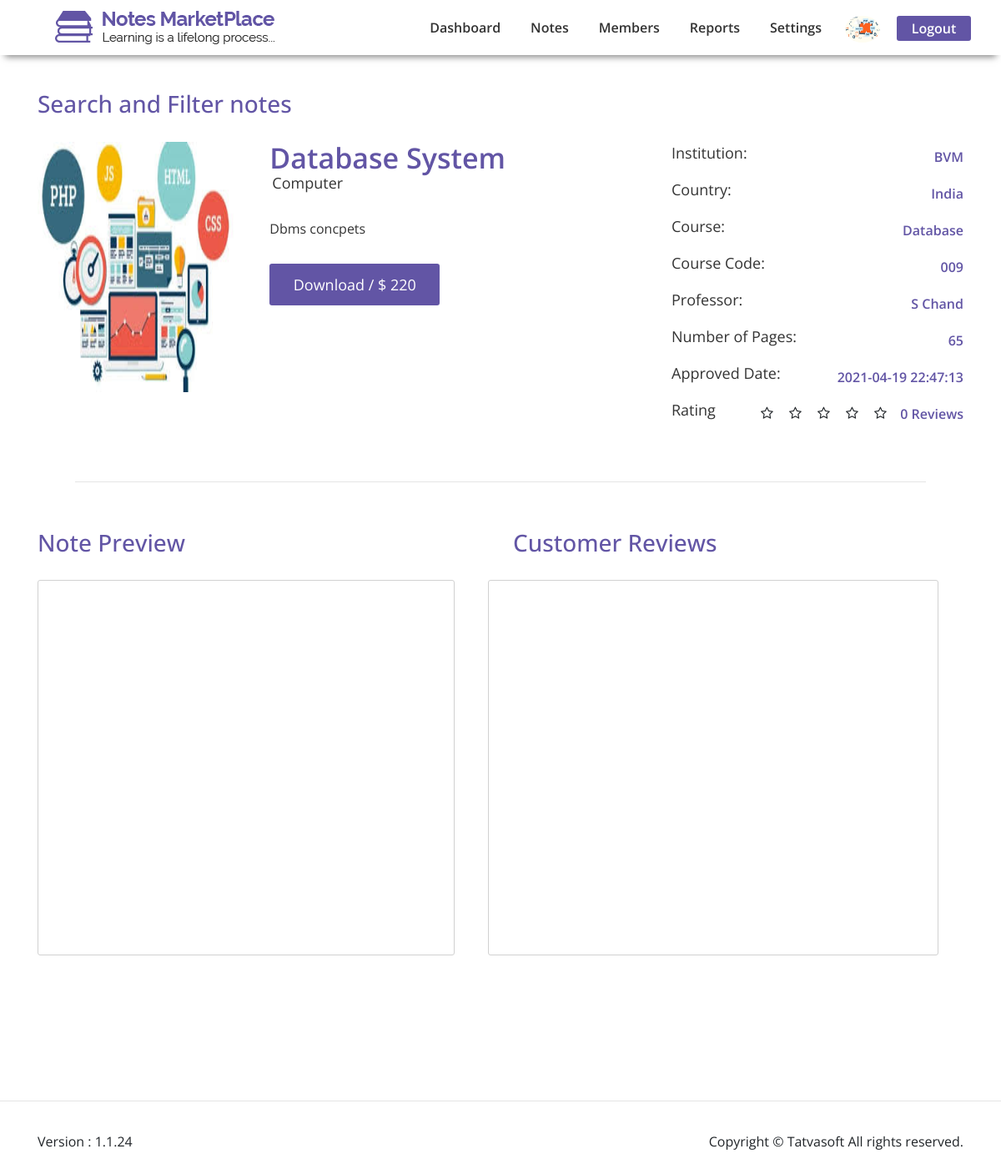
Screenshot of /Admin/note-details.php?id=4 (signed in) with the database file from the repository.
### tables this page shows
CREATE TABLE `user_profile` (
  `id` int(11) NOT NULL,
  `user_id` int(11) NOT NULL,
  `DOB` datetime DEFAULT NULL,
  `Gender` int(11) DEFAULT NULL,
  `SecondaryEmailAddress` varchar(100) NOT NULL,
  `CountryCode` varchar(5) NOT NULL,
  `Phone_number` varchar(20) NOT NULL,
  `Profile_picture` varchar(500) DEFAULT NULL,
  `Addressline_1` varchar(100) NOT NULL,
  `Addressline_2` varchar(100) NOT NULL,
  `City` varchar(50) NOT NULL,
  `State` varchar(50) NOT NULL,
  `Zipcode` varchar(50) NOT NULL,
  `Country` varchar(50) NOT NULL,
  `University` varchar(100) DEFAULT NULL,
  `College` varchar(100) DEFAULT NULL,
  `CreatedDate` datetime DEFAULT NULL,
  `CreatedBy` int(11) DEFAULT NULL,
  `ModifiedDate` datetime DEFAULT NULL,
  `ModifiedBy` int(11) DEFAULT NULL,
  `IsActive` bit(2) NOT NULL DEFAULT b'1'
);

CREATE TABLE `seller_notes` (
  `id` int(11) NOT NULL,
  `seller_id` int(11) NOT NULL,
  `status` int(11) NOT NULL,
  `ActionedBy` int(11) DEFAULT NULL,
  `AdminRemarks` varchar(500) DEFAULT NULL,
  `Published_date` datetime DEFAULT NULL,
  `Title` varchar(100) NOT NULL,
  `Category` int(11) NOT NULL,
  `Display_picture` varchar(500) DEFAULT NULL,
  `Note_type` int(11) DEFAULT NULL,
  `Number_of_pages` int(11) DEFAULT NULL,
  `Description` varchar(500) NOT NULL,
  `University_name` varchar(200) DEFAULT NULL,
  `Country` int(11) DEFAULT NULL,
  `Course` varchar(100) DEFAULT NULL,
  `Course_code` varchar(100) DEFAULT NULL,
  `Professor` varchar(100) DEFAULT NULL,
  `IsPaid` int(11) NOT NULL,
  `Selling_price` decimal(10,0) DEFAULT NULL,
  `NotesPreview` varchar(500) DEFAULT NULL,
  `CreatedDate` datetime DEFAULT NULL,
  `CreatedBy` int(11) DEFAULT NULL,
  `ModifiedDate` datetime DEFAULT NULL,
  `ModifiedBy` int(11) DEFAULT NULL,
  `IsActive` bit(2) NOT NULL DEFAULT b'1'
);

CREATE TABLE `notecategories` (
  `id` int(11) NOT NULL,
  `Name` varchar(100) NOT NULL,
  `Description` varchar(500) NOT NULL,
  `CreatedDate` datetime DEFAULT NULL,
  `CreatedBy` int(11) DEFAULT NULL,
  `ModifiedDate` datetime DEFAULT NULL,
  `ModifiedBy` int(11) DEFAULT NULL,
  `IsActive` bit(2) NOT NULL DEFAULT b'1'
);

CREATE TABLE `countries` (
  `id` int(11) NOT NULL,
  `Name` varchar(100) NOT NULL,
  `Country_code` varchar(100) NOT NULL,
  `CreatedDate` datetime DEFAULT NULL,
  `CreatedBy` int(11) DEFAULT NULL,
  `ModifiedDate` datetime DEFAULT NULL,
  `ModifiedBy` int(11) DEFAULT NULL,
  `IsActive` bit(2) NOT NULL DEFAULT b'1'
);

CREATE TABLE `seller_notes_attachments` (
  `id` int(11) NOT NULL,
  `note_id` int(11) NOT NULL,
  `File_name` varchar(100) NOT NULL,
  `File_path` varchar(500) NOT NULL,
  `CreatedDate` datetime DEFAULT NULL,
  `CreatedBy` int(11) DEFAULT NULL,
  `ModifiedDate` datetime DEFAULT NULL,
  `ModifiedBy` int(11) DEFAULT NULL,
  `IsActive` bit(2) NOT NULL DEFAULT b'1'
);

### Admin/note-details.php (the view, shortened to what this page needs)
<?php
include '../includes/functions.php';
$noteId = $_REQUEST['id'];
 $sql = mysqli_query($conn,"select * from `seller_notes` where `id` = '$noteId'");
 if(mysqli_num_rows($sql)>0){
     while($row=mysqli_fetch_array($sql)){
         $title = $row['Title'];
         $catId = $row['Category'];
         $desc = $row['Description'];
         $price = $row['Selling_price'];
         $noteImage = $row['Display_picture'];
         $institute =$row['University_name'];
         $countryId = $row['Country'];
         $course = $row['Course'];
         $code= $row['Course_code'];
         $professor=$row['Professor'];
         $pages = $row['Number_of_pages'];
         $date = $row['Published_date'];
     }
     $selectCat = mysqli_query($conn,"select * from `notecategories` where `id` = '$catId' ");
     while($row1=mysqli_fetch_array($selectCat)){
         $category = $row1['Name'];
     }
     $selectCountry = mysqli_query($conn,"select * from `countries` where `id` = '$countryId'");
     while($row2=mysqli_fetch_array($selectCountry)){
        $country = $row2['Name'];
    }
    $notePreview = mysqli_query($conn,"select * from `seller_notes_attachments` where `note_id` = '$noteId' ");
    while($row3=mysqli_fetch_array($notePreview)){
        $pdf = $row3['File_path'];
    }
 }
?>
<?php include 'header.php';?>
<body class="note-details-page dashboard ndp">
<div class="heading-first">
		<div class="container">
			<h3>Search and Filter notes</h3>
		</div>
	</div>
	<section class="note-details">
		<div class="container">
			<div class="row">
				<div class="col-lg-8 col-md-12">
					<div class="row">
						<div class="col-md-4">
							<img src="../<?php echo $noteImage; ?>" alt="">
						</div>
						<div class="col-md-8 padding-0">
							<h3 class="book-name"><?php echo $title; ?></h3>
							<sub class="book-cat"><?php echo $category; ?></sub>
							<p class="book-desc"><?php echo $desc; ?> </p>
 							<?php
								if(isset($_SESSION['userIdentifier'])){
									if($price > 0){
									echo '<button type="submit" class="btn book-download-btn" data-toggle="modal" data-target="#exampleModalConfirm" name="submit">Download / $ '.$price.' </button>';
									}
									else{
										echo '<button type="submit" class="btn book-download-btn" name="freeNote" id="freeNote">Download / $ '.$price.' </button>';
									}
								}
								else{
									echo '<form action="" method="POST">';
									echo '<input type="hidden" name="referURL" value="'.$_SERVER['REQUEST_URI'].'">';
									echo '<button type="submit" class="btn book-download-btn" data-target="#exampleModalLong" name="submit">Download / $ '.$price.' </button>';
								}
							?>
						</div>
					</div>
				</div>
				<div class="col-lg-4 col-md-12 col-12">
					<div class="row">
						<div class="col-md-4"><label for="" class="static-label">Institution:</label></div>
						<div class="col-md-8 text-right"><label for="" class="text-right dynamic-label"><?php echo $institute; ?></label></div>
					</div>
					<div class="row">
						<div class="col-md-4"><label for="" class="static-label">Country:</label></div>
						<div class="col-md-8 text-right"><label for="" class="text-right dynamic-label"><?php echo $country; ?></label></div>
					</div>
					<div class="row">
						<div class="col-md-4"><label for="" class="static-label">Course:</label></div>
						<div class="col-md-8 text-right"><label for="" class="text-right dynamic-label"><?php echo $course; ?></label></div>
					</div>
					<div class="row">
						<div class="col-md-7"><label for="" class="static-label">Course Code:</label></div>
						<div class="col-md-5 text-right"><label for="" class="text-right dynamic-label"><?php echo $code; ?></label></div>
					</div>
					<div class="row">
						<div class="col-md-4"><label for="" class="static-label">Professor:</label></div>
						<div class="col-md-8 text-right"><label for="" class="text-right dynamic-label"><?php echo $professor; ?></label></div>
					</div>
					<div class="row">
						<div class="col-md-8"><label for="" class="static-label">Number of Pages:</label></div>
						<div class="col-md-4 text-right"><label for="" class="text-right dynamic-label"><?php echo $pages; ?></label></div>
					</div>
					<div class="row">
						<div class="col-md-6"><label for="" class="static-label">Approved Date:</label></div>
						<div class="col-md-6 text-right"><label for="" class="text-right dynamic-label"><?php echo $date; ?></label></div>
					</div>
					<div class="row">
						<div class="col-md-6"><label for="" class="static-label">Rating</label></div>
						<div class="col-md-6 text-right">
							<?php
$qu = mysqli_query($conn,"select note_id,SUM(Ratings) as sum , COUNT(*) as countid from seller_notes_reviews where note_id = '$noteId'");
while($row3=mysqli_fetch_array($qu)){
  $counts = $row3['countid'];
if($counts==0){
  $avg=1;
}
else{
  $avg = $counts;
}
$sum = $row3['sum'];
$devide = ceil($sum / $avg);
}
 	?>
							<label for="" class="text-right dynamic-label"><?php echo $counts; ?> Reviews</label>
						</div>
						<div class="rating">
							<?php
                         if($devide == 0){
                          echo '
                           <span class="fa fa-star-o" ></span>
                           <span class="fa fa-star-o " ></span>
                           <span class="fa fa-star-o " ></span>
                           <span class="fa fa-star-o " ></span>
                           <span class="fa fa-star-o" ></span>';
                           }
        ?>
						</div>
					</div>
				</div>
			</div>
		</div>
	</section>
	<hr class="hr-1">
	<div class="container">
		<div class="row">
			<div class="col-lg-6 col-md-12 col-12">
				<div class="heading">
					<h3>Note Preview</h3>
				</div>
				<div id="Iframe-Cicis-Menu-To-Go" class="">
					<div class="responsive-wrapper
     responsive-wrapper-padding-bottom-90pct" style="-webkit-overflow-scrolling: touch; overflow: auto;">
						<iframe src="../<?php echo $pdf; ?>">
							<p style="font-size: 110%;"><em><strong>ERROR: </strong>
									An &#105;frame should be displayed here but your browser version does not support &#105;frames.</em> Please update your browser to its most recent version and try again, or access the file <a href="http://unec.edu.az/application/uploads/2014/12/pdf-sample.pdf">with this link.</a></p>
						</iframe>
					</div>
				</div>
			</div>
			<div class="col-lg-6 col-md-12 col-12 mb-5">
				<div class="heading customer-review-heading">
					<h3>Customer Reviews</h3>
				</div>
            <div class="customer-reviews col-md-12">
            </div>
            </div>
						</div>
						</div>
	<br><br><br><br>
	<?php include 'footer.php'; ?>
</body>
</html>

### Admin/header.php (shortened to what this page needs)
<!DOCTYPE html>
<html lang="en">
<head>
	<link rel="stylesheet" href="../css/bootstrap/bootstrap.min.css">
	<link rel="stylesheet" href="../css/font-awesome/css/font-awesome.min.css">
	<link rel="stylesheet" href="../css/font-awesome/css/font-awesome.css">
	<link rel="stylesheet" href="../css/style.css">
	<link rel="stylesheet" href="../css/responsive.css">
	</head>
<?php
include '../includes/connect.php';
	$class1 = "";
	$class2 = "";
	$class3 = "";
	$class4 = "";
	$class5 = "";
if(isset($_SESSION['userIdentifier'])){
    $user_id = $_SESSION['userIdentifier'];
  $sql = mysqli_query($conn,"select * from users where id = '$user_id'");
  while($row=mysqli_fetch_array($sql)){
      $userrole = $row['role_id'];
  }
  if($userrole == 3){
    ?>
	<nav class="navbar navbar-expand-lg">
		<a class="navbar-brand" href="#"><img src="images/Login/logo.png" alt=""></a>
		<button class="navbar-toggler ChangeToggle" type="button" data-toggle="collapse" data-target="#navbarSupportedContent" aria-controls="navbarSupportedContent" aria-expanded="false" aria-label="Toggle navigation" id="ChangeToggle">
			<span class="navbar-toggler-icon">
				<i class="fa fa-bars" style="color:#6255a5; font-size:28px;"></i>
			</span>
		</button>
		<div class="collapse navbar-collapse" id="navbarSupportedContent">
			<ul class="navbar-nav ml-auto">
				<li class="nav-item  <?php echo $class1; ?>">
					<a class="nav-link " href="dashboard.php">Dashboard</a>
				</li>
				<li class="nav-item <?php echo $class2; ?>">
					<div class="dropdown">
						<a class="nav-link " href="#" data-toggle="dropdown" id="note">Notes</a>
						<ul class="dropdown-menu" role="menu" aria-labelledby="note">
							<li role="presentation" class="dropdown-item"><a role="menuitem" tabindex="-1" href="notes-under-review.php">Notes Under Review</a></li>
							<li role="presentation" class="dropdown-item"><a role="menuitem" tabindex="-1" href="published-notes.php">Published Notes</a></li>
							<li role="presentation" class="dropdown-item"><a role="menuitem" tabindex="-1" href="downloaded-note.php">Downloaded Notes</a></li>
							<li role="presentation" class="dropdown-item"><a role="menuitem" tabindex="-1" href="rejected-notes.php">Rejected Notes</a></li>
						</ul>
					</div>
				</li>
				<li class="nav-item <?php echo $class3; ?>">
					<a class="nav-link " href="members.php">Members</a>
				</li>
				<li class="nav-item <?php echo $class4; ?>">
					<div class="dropdown">
						<a class="nav-link " href="#" data-toggle="dropdown" id="note">Reports</a>
						<ul class="dropdown-menu" role="menu" aria-labelledby="note">
							<li role="presentation" class="dropdown-item"><a role="menuitem" tabindex="-1" href="spam-reports.php">Spam Reports</a></li>
						</ul>
					</div>
				</li>
				<li class="nav-item <?php echo $class5; ?>">
					<div class="dropdown">
						<a class="nav-link " href="#" data-toggle="dropdown" id="setting">Settings</a>
						<ul class="dropdown-menu" role="menu" aria-labelledby="setting">
							<li role="presentation" class="dropdown-item"><a role="menuitem" tabindex="-1" href="manage-system-configuration.php">Manage System Configuration</a></li>
							<li role="presentation" class="dropdown-item"><a role="menuitem" tabindex="-1" href="manage-administrative.php">Manage Administrative</a></li>
							<li role="presentation" class="dropdown-item"><a role="menuitem" tabindex="-1" href="manage-category.php">Manage Category</a></li>
							<li role="presentation" class="dropdown-item"><a role="menuitem" tabindex="-1" href="manage-type.php">Manage Type</a></li>
							<li role="presentation" class="dropdown-item"><a role="menuitem" tabindex="-1" href="manage-country.php">Manage Countries</a></li>
						</ul>
					</div>
				</li>
				<li>
					<div class="dropdown">
						<a href="#" id="imageDropdown" data-toggle="dropdown">
							<img src="images/User-Profile/user-img.png">
						</a>
						<ul class="dropdown-menu" role="menu" aria-labelledby="imageDropdown">
							<li role="presentation" class="dropdown-item"><a role="menuitem" tabindex="-1" href="profile.php">Update Profile</a></li>
							<li role="presentation" class="dropdown-item"><a role="menuitem" tabindex="-1" href="../change-password.php">Change Password</a></li>
							<li role="presentation" class="dropdown-item log"><a role="menuitem" tabindex="-1" href="logout.php" class="dropdown-logout">Logout</a></li>
						</ul>
					</div>
				</li>
				<li class="nav-item">
					<a class="btn nav-btn" href="logout.php" role="button">
						<p>Logout</p>
					</a>
				</li>
			</ul>
		</div>
	</nav>
<?php
  }
else{
    ?>
  	<nav class="navbar navbar-expand-lg">
		<a class="navbar-brand" href="#"><img src="images/Login/logo.png" alt=""></a>
		<div class="collapse navbar-collapse" id="navbarSupportedContent">
			<ul class="navbar-nav ml-auto">
				<li class="nav-item <?php echo $class1; ?>">
					<a class="nav-link" href="dashboard.php">Dashboard</a>
				</li>
				<li class="nav-item <?php echo $class2; ?>">
					<div class="dropdown">
						<a class="nav-link " href="#" data-toggle="dropdown" id="note">Notes</a>
					</div>
				</li>
				<li class="nav-item  <?php echo $class3; ?>">
					<a class="nav-link" href="members.php">Members</a>
				</li>
				<li class="nav-item <?php echo $class4; ?>">
					<div class="dropdown">
						<a class="nav-link " href="#" data-toggle="dropdown" id="note">Reports</a>
					</div>
				</li>
				<li class="nav-item <?php echo $class5; ?>">
					<div class="dropdown">
						<a class="nav-link " href="#" data-toggle="dropdown" id="setting">Settings</a>
					</div>
				</li>
				<li>
					<div class="dropdown">
						<a href="#" id="imageDropdown" data-toggle="dropdown">
						<?php
								$dir="";
							$userid = $_SESSION['userIdentifier'];
							$sql =mysqli_query($conn,"select * from user_profile where user_id = '$userid'");
							while($row=mysqli_fetch_array($sql)){
								$dir = $row['Profile_picture'];
							}
								?>
								<img src="../<?php echo $dir; ?>" style="width:42px; height:32px; margin-top:4px;">
						</a>
					</div>
				</li>
				<li class="nav-item">
					<a class="btn nav-btn" href="logout.php" role="button">
						<p>Logout</p>
					</a>
				</li>
			</ul>
		</div>
	</nav>
<?php
}
}
?>

### rows the page displays
user_profile: Profile_picture (picture)
seller_notes: Display_picture (picture), Title "Database System", Description "Dbms concpets", Selling_price "220", University_name "BVM", Course "Database", Course_code "009", Professor "S Chand", Number_of_pages "65", Published_date "2021-04-19 22:47:13"
notecategories: Name "Computer"
countries: Name "India"

### other values shown
$counts "0"
